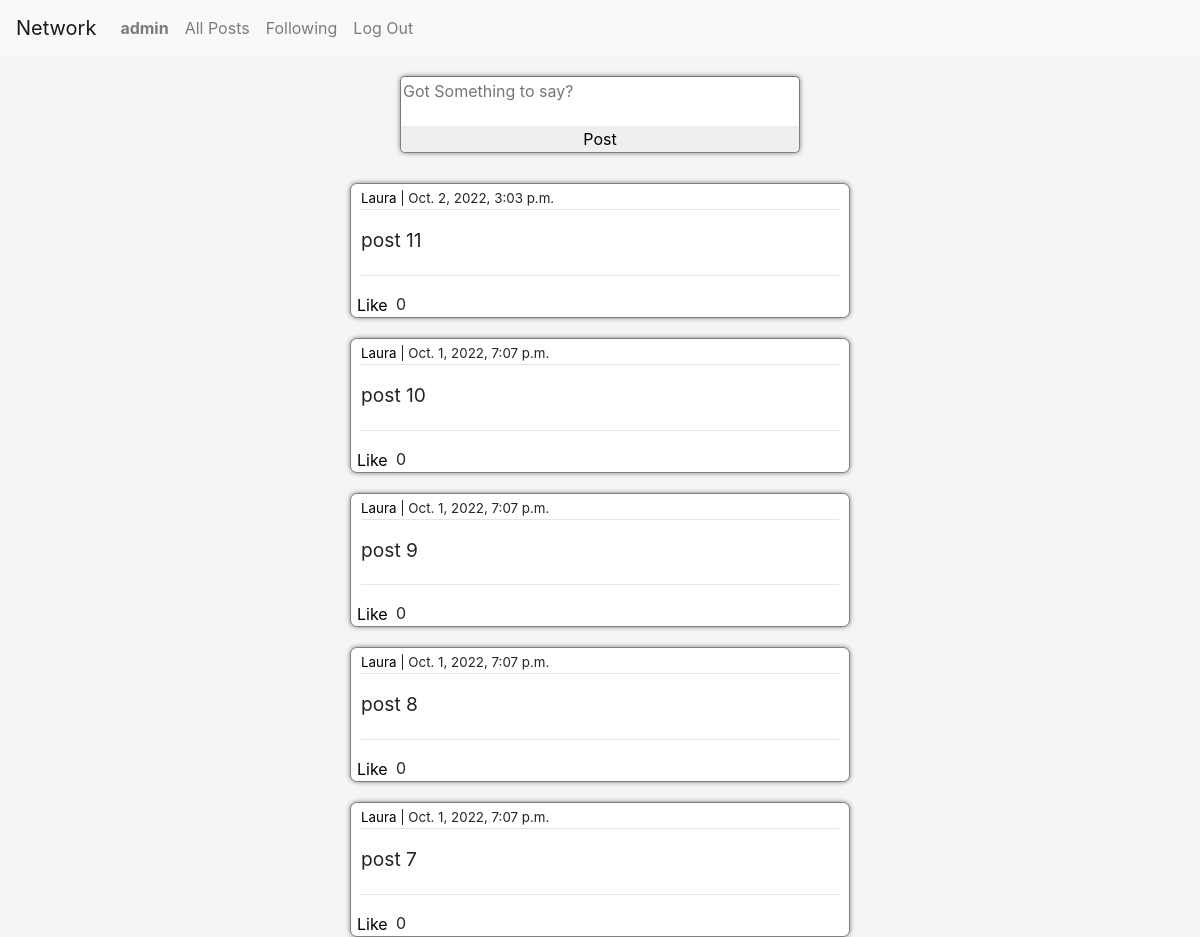
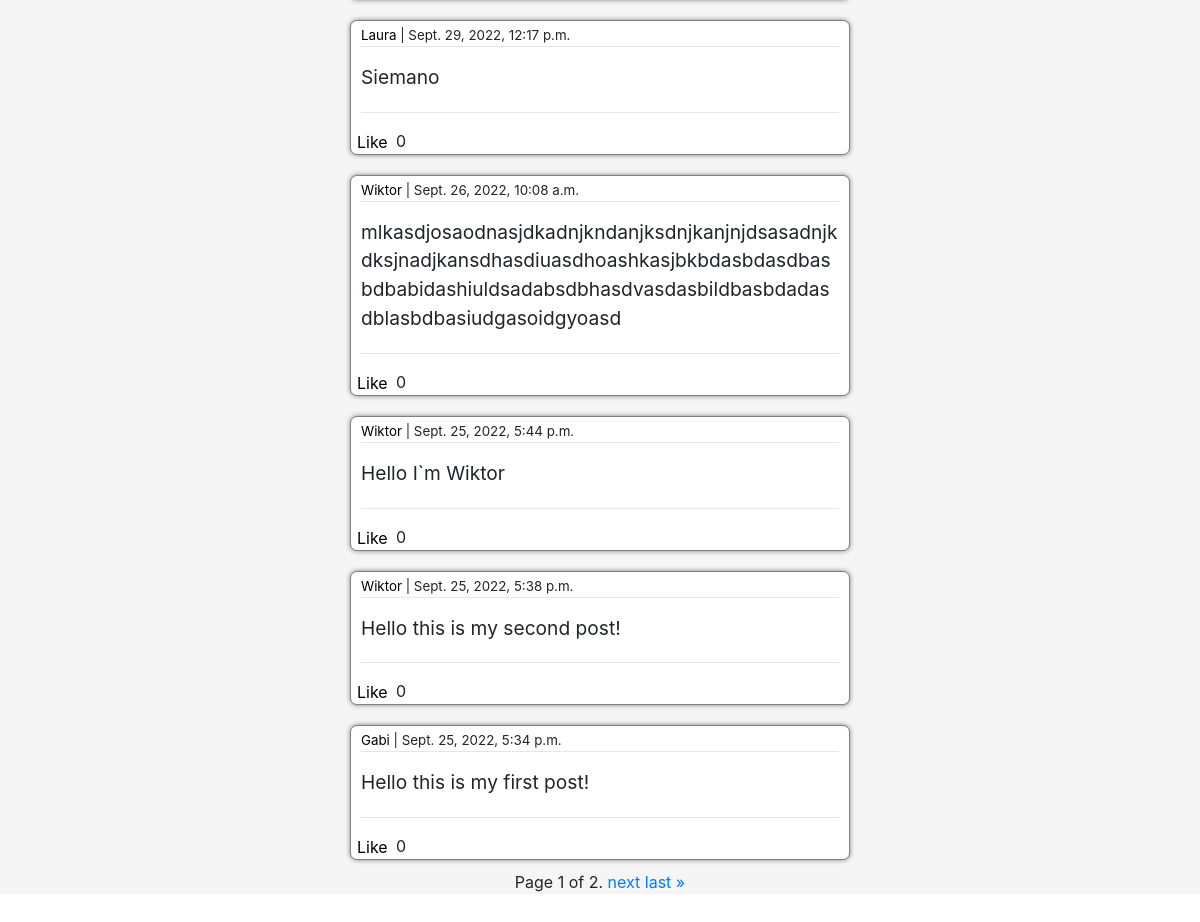
The app's page / (signed in) with its own data (2 pictures, top to bottom).
### network/models.py (models this page shows)
class User(AbstractUser):
    is_following = models.ManyToManyField('self', symmetrical=False, related_name='followed_by')
    followers = models.ManyToManyField('self', symmetrical=False)
    def __str__(self):
        return f'{self.username}'

class Post(models.Model):
    poster = models.ForeignKey(User, on_delete=models.CASCADE, related_name='posts')
    timestamp = models.DateTimeField(auto_now_add=True)
    body = models.TextField(max_length=300)
    likes = models.PositiveIntegerField(default=0)

### network/views.py (the view, shortened to what this page needs)
# urls.py: path("", views.index, name="index"),
def index(request):
    post_form = PostForm()
    posts = Post.objects.all().order_by('-timestamp')
    paginator = Paginator(posts, 10)
    page_number = request.GET.get('page')
    page_obj = paginator.get_page(page_number)
    context = {
       'post_form': post_form,
       'page_obj': page_obj
    }
    return render(request, "network/index.html", context)

### network/forms.py
class PostForm(ModelForm):
  class Meta:
    model = Post
    fields = ['body']
    labels = {
      'body': ''
    }
    widgets = {
      'body' : Textarea(attrs=
                        {'cols': 40,
                        'rows': 10,
                        'placeholder' : 'Got Something to say?'
                        })
    }

### network/templates/network/index.html (shortened to what this page needs)
{% extends "network/layout.html" %}
{% block body %}
    <div id="post_form_container">
        <form action='' method='post' id='post_form_html'>
            {{post_form}}
            <input type='submit' value="Post" id='post_button'>
        </form>
    </div>
    <div id='feed'>
    {% for post in page_obj %}
        <div class='post'>
            <div class='poster'>
                <p class='poster_text'>
                <a href='{% url 'profile'  post.poster.id %}' class='profile_link'>{{post.poster}}</a>
                | {{post.timestamp}}
                </p>
            </div>
            <hr>
            <div class='post_body'>
                <p class='post_body_text'>{{post.body}}
            </div>
            <hr>
            <div class='post_likes'>
                <button class='like_button' id='like_button_'>Like</button>
                <p class='likes'>{{post.likes}}</p>
            </div>
        </div>
    {% endfor %}
    <div class="pagination">
        <span class="step-links">
            <span class="current">
                Page {{ page_obj.number }} of {{ page_obj.paginator.num_pages }}.
            </span>
            {% if page_obj.has_next %}
                <a href="?page={{ page_obj.next_page_number }}">next</a>
                <a href="?page={{ page_obj.paginator.num_pages }}">last &raquo;</a>
            {% endif %}
        </span>
    </div>
    </div>
{% endblock %}

### network/templates/network/layout.html (shortened to what this page needs)
{% load static %}
<!DOCTYPE html>
<html lang="en">
    <head>
        <link rel="stylesheet" href="https://stackpath.bootstrapcdn.com/bootstrap/4.4.1/css/bootstrap.min.css">
        <link href="{% static 'network/styles.css' %}" rel="stylesheet">
    </head>
    <body>
        <nav class="navbar navbar-expand-lg navbar-light bg-light">
            <a class="navbar-brand" href="{% url 'index' %}">Network</a>
            <div>
              <ul class="navbar-nav mr-auto">
                {% if user.is_authenticated %}
                    <li class="nav-item">
                        <a class="nav-link" href="{% url 'profile' request.user.id %}"><strong>{{ request.user.username }}</strong></a>
                    </li>
                {% endif %}
                <li class="nav-item">
                  <a class="nav-link" href="{% url 'index' %}">All Posts</a>
                </li>
                {% if user.is_authenticated %}
                    <li class="nav-item">
                        <a class="nav-link" href="{% url 'following' %}">Following</a>
                    </li>
                    <li class="nav-item">
                        <a class="nav-link" href="{% url 'logout' %}">Log Out</a>
                    </li>
                {% endif %}
              </ul>
            </div>
          </nav>
        <div class="body">
            {% block body %}
            {% endblock %}
        </div>
    </body>
</html>

### network/static/network/styles.css (style rules this page uses)
hr { margin-top:0 }
#post_form_container { padding: 20px; justify-content: center; display:flex; background-color: whitesmoke; }
#id_body { border-radius:5px 5px 0 0 ; width: 400px; transition-duration: 1s; resize: none; height: 50px; display:block; border-bottom:none; }
#post_form_html { display:flex; justify-content: center; flex-direction: column; box-shadow: 0 0 5px gray; border-radius: 5px; }
#post_button { border-radius: 0 0 5px 5px; border:1px solid gray; border-top:none; position: relative; }
#feed { padding:0 300px 0 300px; justify-content: center; align-items: center; display: flex; flex-direction: column; background-color: whitesmoke; margin-bottom: 100px; }
.post { background-color: white; box-shadow:0 0 5px gray; width:500px; height:auto; min-height: 100px; margin:10px; overflow-wrap: break-word; padding: 5px 10px 0 10px; border-radius:7px; border: 1px solid gray; }
.poster { font-size: smaller; margin-bottom: none; }
.poster_text { margin-bottom: 0; }
.post_body { font-size: larger; }
.post_body_text { margin: 0 0 20px 0; }
.post_likes { bottom:0px; height:25px; position:relative; display:flex; flex-direction: row; margin-top:0; }
.like_button { height:25px; border:none; border-radius:0 5px 0 5px; position:absolute; left:-10px; background-color: transparent; transition-duration: 0.5s; }
.likes { position:absolute; left:30px; padding-left:5px; }
.profile_link { color:black; transition-duration: 0.5s; }

### records on screen
User: user.username "admin"
Post: poster "Laura", timestamp "Oct. 2, 2022, 3:03 p.m.", body "post 11", likes "0"
Post: poster "Laura", timestamp "Oct. 1, 2022, 7:07 p.m.", body "post 10", likes "0"
Post: poster "Laura", timestamp "Oct. 1, 2022, 7:07 p.m.", body "post 9", likes "0"
Post: poster "Laura", timestamp "Oct. 1, 2022, 7:07 p.m.", body "post 8", likes "0"
Post: poster "Laura", timestamp "Oct. 1, 2022, 7:07 p.m.", body "post 7", likes "0"
Post: poster "Laura", timestamp "Sept. 29, 2022, 12:17 p.m.", body "Siemano", likes "0"
Post: poster "Wiktor", timestamp "Sept. 26, 2022, 10:08 a.m.", body "mlkasdjosaodnasjdkadnjkndanjksdnjkanjnjdsasadnjkdksjnadjkansdhasdiuasdhoashkasjbkbdasbdasdbasbdbabidashiuldsadabsdbhasdvasdasbildbasbdadasdblasbdbasiudgasoidgyoasd", likes "0"
Post: poster "Wiktor", timestamp "Sept. 25, 2022, 5:44 p.m.", body "Hello I`m Wiktor", likes "0"
Post: poster "Wiktor", timestamp "Sept. 25, 2022, 5:38 p.m.", body "Hello this is my second post!", likes "0"
Post: poster "Gabi", timestamp "Sept. 25, 2022, 5:34 p.m.", body "Hello this is my first post!", likes "0"

### other values on screen
{{ page_obj.number }} "1"
{{ page_obj.paginator.num_pages }} "2"
